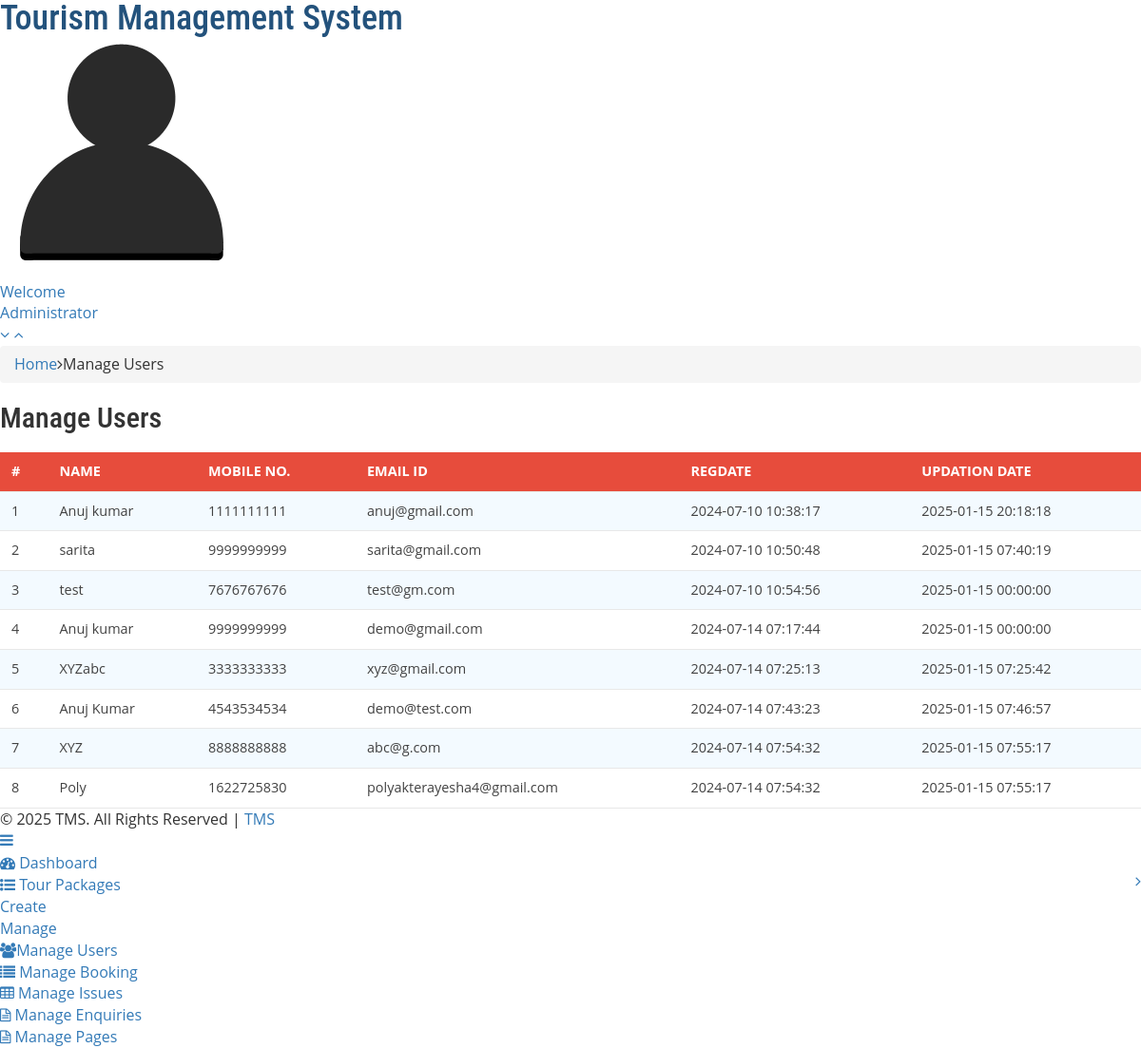
Page /manage-users.php (signed in) on the committed database.
### tables this page shows
CREATE TABLE `tblusers` (
  `id` int(11) NOT NULL,
  `FullName` varchar(100) DEFAULT NULL,
  `MobileNumber` char(10) DEFAULT NULL,
  `EmailId` varchar(70) DEFAULT NULL,
  `Password` varchar(100) DEFAULT NULL,
  `RegDate` timestamp NULL DEFAULT current_timestamp(),
  `UpdationDate` timestamp NULL DEFAULT NULL ON UPDATE current_timestamp()
);

### manage-users.php (the view, shortened to what this page needs)
<?php
include('includes/config.php');
if(strlen($_SESSION['alogin'])==0)
	{
header('location:index.php');
}
else{
	?>
<!DOCTYPE HTML>
<html>
<head>
<link href="css/bootstrap.min.css" rel='stylesheet' type='text/css' />
<link href="css/style.css" rel='stylesheet' type='text/css' />
<link rel="stylesheet" href="css/morris.css" type="text/css"/>
<link href="css/font-awesome.css" rel="stylesheet">
<link rel="stylesheet" type="text/css" href="css/table-style.css" />
<link rel="stylesheet" type="text/css" href="css/basictable.css" />
<link rel="stylesheet" href="css/icon-font.min.css" type='text/css' />
</head>
<body>
   <div class="page-container">
<div class="left-content">
	   <div class="mother-grid-inner">
				<?php include('includes/header.php');?>
				</div>
<ol class="breadcrumb">
                <li class="breadcrumb-item"><a href="index.html">Home</a><i class="fa fa-angle-right"></i>Manage Users</li>
            </ol>
<div class="agile-grids">
				<div class="agile-tables">
					<div class="w3l-table-info">
					  <h2>Manage Users</h2>
					    <table id="table">
						<thead>
						  <tr>
						  <th>#</th>
							<th>Name</th>
							<th>Mobile No.</th>
							<th>Email Id</th>
							<th>RegDate </th>
							<th>Updation Date</th>
						  </tr>
						</thead>
						<tbody>
<?php $sql = "SELECT * from tblusers";
$query = $dbh -> prepare($sql);
$query->execute();
$results=$query->fetchAll(PDO::FETCH_OBJ);
$cnt=1;
if($query->rowCount() > 0)
{
foreach($results as $result)
{				?>
						  <tr>
							<td><?php echo htmlentities($cnt);?></td>
							<td><?php echo htmlentities($result->FullName);?></td>
							<td><?php echo htmlentities($result->MobileNumber);?></td>
							<td><?php echo htmlentities($result->EmailId);?></td>
							<td><?php echo htmlentities($result->RegDate);?></td>
							<td><?php echo htmlentities($result->UpdationDate);?></td>
						  </tr>
						 <?php $cnt=$cnt+1;} }?>
						</tbody>
					  </table>
					</div>
			</div>
<?php include('includes/footer.php');?>
</div>
</div>
						<?php include('includes/sidebarmenu.php');?>
							</div>
</body>
</html>
<?php } ?>

### style.css (style rules this page uses)
html, body { font-size: 100%; background: #fff; font-family: 'Open Sans', sans-serif; }
body a,.grid_1,plan_1,plan_1.one,plan_1.two,i.icon1, i.icon2, i.icon3, i.icon4, i.icon5, i.icon6 { transition:0.5s all; -webkit-transition:0.5s all; -moz-transition:0.5s all; -o-transition:0.5s all; -ms-transition:0.5s all; }
h1,h2,h3,h4,h5,h6 { margin:0; font-family: 'Roboto Condensed', sans-serif; }

### table-style.css (style rules this page uses)
table { background: white; border-collapse: collapse; margin: 1.25em 0 0; width: 100%; }
table tr, table th, table td { border: none; border-bottom: 1px solid #e8e8e8; font-size: .95em; }
table th, table td { padding: 10px 12px; text-align: left; }
table th { background: #e74c3c; color: #fff; text-transform: uppercase; }
table tr td { background: #f3faff; color: #424242; }
table tr:nth-of-type(2n+2) td { background: #ffffff; }
table { width: 100%; }

### rows in the picture
tblusers: FullName "Anuj kumar", MobileNumber "1111111111", EmailId "anuj@gmail.com", RegDate "2024-07-10 10:38:17", UpdationDate "2025-01-15 20:18:18"
tblusers: FullName "sarita", MobileNumber "9999999999", EmailId "sarita@gmail.com", RegDate "2024-07-10 10:50:48", UpdationDate "2025-01-15 07:40:19"
tblusers: FullName "test", MobileNumber "7676767676", EmailId "test@gm.com", RegDate "2024-07-10 10:54:56", UpdationDate "2025-01-15 00:00:00"
tblusers: FullName "Anuj kumar", MobileNumber "9999999999", EmailId "demo@gmail.com", RegDate "2024-07-14 07:17:44", UpdationDate "2025-01-15 00:00:00"
tblusers: FullName "XYZabc", MobileNumber "3333333333", EmailId "xyz@gmail.com", RegDate "2024-07-14 07:25:13", UpdationDate "2025-01-15 07:25:42"
tblusers: FullName "Anuj Kumar", MobileNumber "4543534534", EmailId "demo@test.com", RegDate "2024-07-14 07:43:23", UpdationDate "2025-01-15 07:46:57"
tblusers: FullName "XYZ", MobileNumber "8888888888", EmailId "abc@g.com", RegDate "2024-07-14 07:54:32", UpdationDate "2025-01-15 07:55:17"
tblusers: FullName "Poly", MobileNumber "1622725830", EmailId "polyakterayesha4@gmail.com", RegDate "2024-07-14 07:54:32", UpdationDate "2025-01-15 07:55:17"
